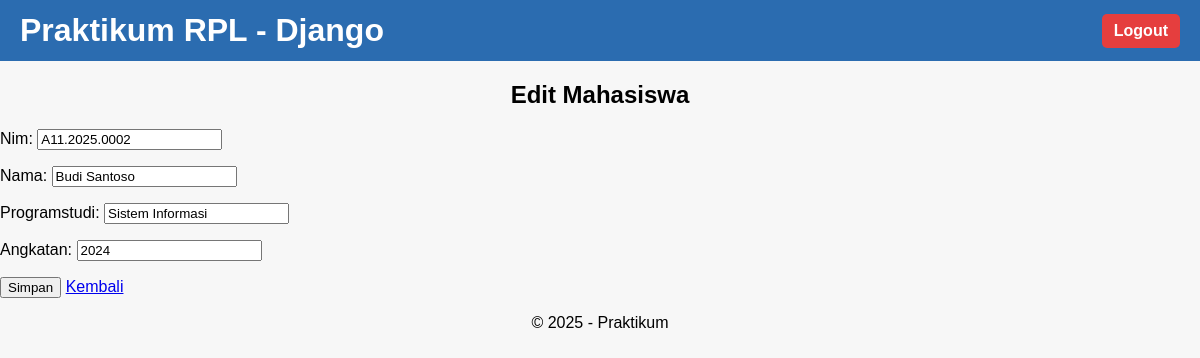
Page /mahasiswa/edit/2/ (signed in) on the committed database.
### mahasiswa/models.py (models this page shows, shortened)
class Mahasiswa(models.Model):
    nim = models.CharField(max_length=15, unique=True)
    nama = models.CharField(max_length=100)
    programstudi = models.CharField(max_length=50)
    angkatan = models.IntegerField()

### mahasiswa/views.py (the view)
# urls.py: path('edit/<int:id>/', views.edit_mahasiswa, name='edit_mahasiswa'),
@login_required(login_url='/accounts/login/')
def edit_mahasiswa(request, id):
    mahasiswa = get_object_or_404(Mahasiswa, id=id)
    if request.method == 'POST':
        form = MahasiswaForm(request.POST, instance=mahasiswa)
        if form.is_valid():
            form.save()
            return redirect('daftar_mahasiswa')
    else:
        form = MahasiswaForm(instance=mahasiswa)
    return render(request, 'mahasiswa/form.html', {
        'form': form,
        'judul': 'Edit Mahasiswa'
    })

### mahasiswa/forms.py
class MahasiswaForm(forms.ModelForm):
    class Meta:
        model = Mahasiswa
        fields = '__all__'

### mahasiswa/templates/mahasiswa/form.html (shortened to what this page needs)
{% extends 'mahasiswa/base.html' %}
{% block content %}
<h2>{{ judul }}</h2>
<form method="POST">
    {{ form.as_p }}
    <button type="submit">
        Simpan
    </button>
    <a href="{% url 'daftar_mahasiswa' %}">
        Kembali
    </a>
</form>
{% endblock %}

### mahasiswa/static/mahasiswa/css/style.css (style rules this page uses)
body { font-family: Arial, sans-serif; margin:0; padding:0; background:#f7f7f7; }
h2 { text-align: center; margin-bottom: 20px; }

### rows in the picture
Mahasiswa: nim "A11.2025.0002", nama "Budi Santoso", programstudi "Sistem Informasi", angkatan "2024"

### other values in the picture
{{ judul }} "Edit Mahasiswa"
